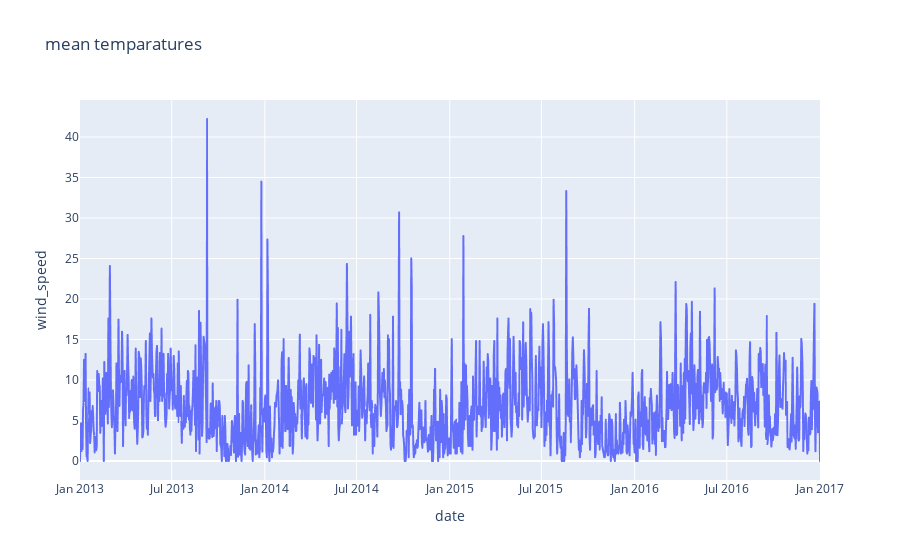

Source (notebook cell):
### Code cell
figure=px.line(df,x='date',y="wind_speed",title="mean temparatures")
figure.show()

### Figure 1 — Plotly figure (JSON) as saved in the notebook; plotly's stock layout.template omitted (floating-point values rounded to 4 significant figures; data arrays with more than 128 entries replaced by an {"elided": "..."} marker saying what was removed)
{"data": [{"hovertemplate": "date=%{x}<br>wind_speed=%{y}<extra></extra>", "legendgroup": "", "line": {"color": "#636efa", "dash": "solid"}, "marker": {"symbol": "circle"}, "mode": "lines", "name": "", "showlegend": false, "type": "scattergl", "x": {"elided": "1462 str values"}, "xaxis": "x", "y": {"elided": "1462 float values"}, "yaxis": "y"}], "layout": {"legend": {"tracegroupgap": 0}, "title": {"text": "mean temparatures"}, "xaxis": {"anchor": "y", "domain": [0, 1], "title": {"text": "date"}}, "yaxis": {"anchor": "x", "domain": [0, 1], "title": {"text": "wind_speed"}}}}
